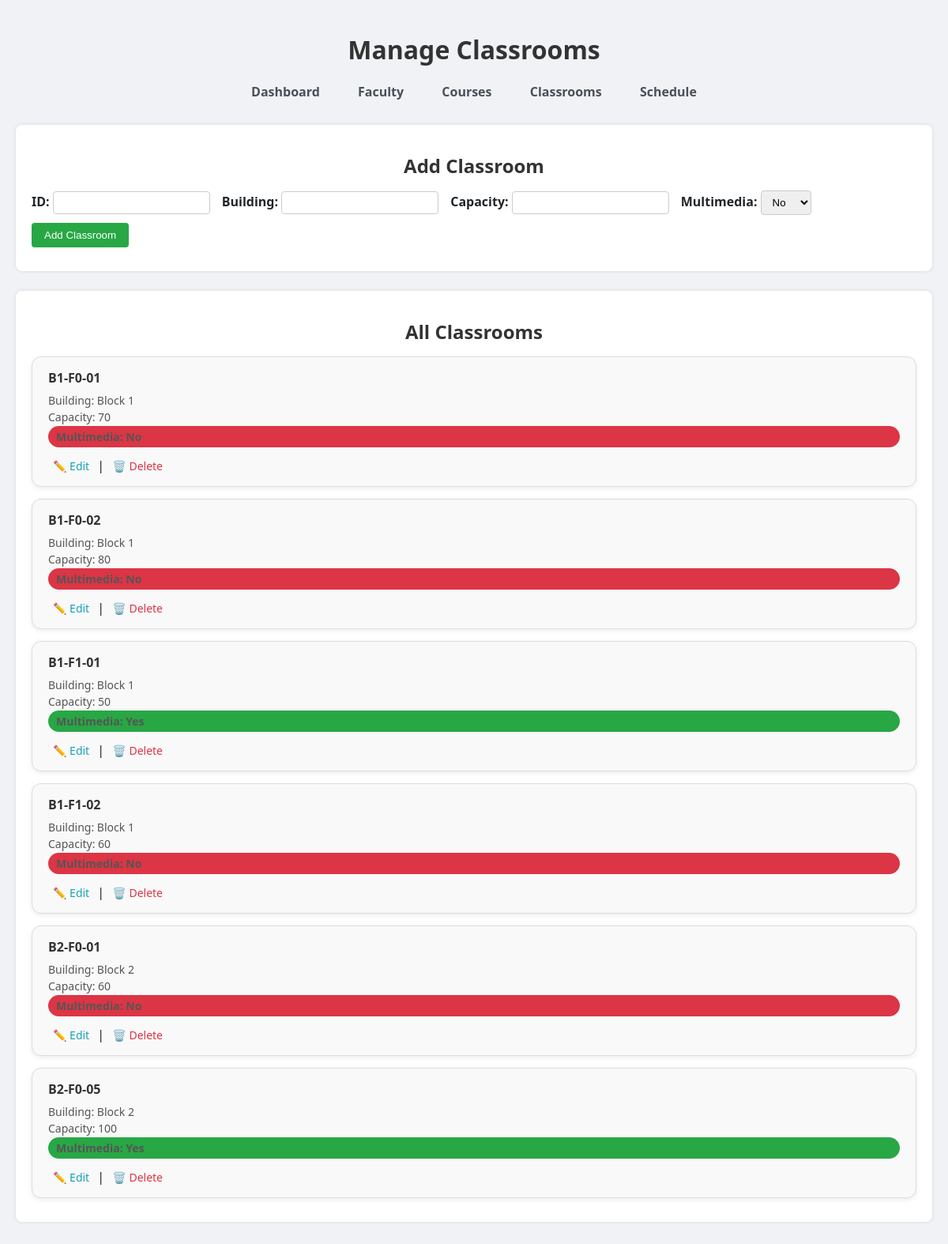
Screenshot of /classrooms.php with the database file from the repository.
### tables this page shows
CREATE TABLE `classrooms` (
  `ClassroomID` varchar(10) NOT NULL,
  `Building` varchar(50) DEFAULT NULL,
  `Capacity` int(11) NOT NULL,
  `MultimediaAvail` tinyint(1) DEFAULT 0,
  `AvailableSlots` varchar(255) DEFAULT 'TS1,TS2,TS3,TS4,TS5,TS6'
);

### functions.php (called while the page is built, shortened)
<?php
require_once "config.php";
function getClassrooms() {
    global $conn;
    $result = $conn->query("SELECT * FROM Classrooms");
    return $result ? $result->fetch_all(MYSQLI_ASSOC) : [];
}
?>

### classrooms.php (the view, shortened to what this page needs)
<?php
require_once "config.php";
require_once "functions.php";
$classroomList = getClassrooms();
?>
<!DOCTYPE html>
<html>
<head>
    <link rel="stylesheet" href="assets/style.css?v=<?= filemtime('assets/style.css') ?>">
</head>
<body>
    <h1>Manage Classrooms</h1>
    <nav>
        <a href="index.php">Dashboard</a>
        <a href="faculty.php">Faculty</a>
        <a href="courses.php">Courses</a>
        <a href="classrooms.php">Classrooms</a>
        <a href="schedule.php">Schedule</a>
    </nav>
    <section>
        <h2>Add Classroom</h2>
        <form method="POST" class="form-box">
            <label>ID: <input type="text" name="id" required></label>
            <label>Building: <input type="text" name="building" required></label>
            <label>Capacity: <input type="number" name="capacity" required></label>
            <label>Multimedia:
                <select name="multimedia">
                    <option value="0">No</option>
                </select>
            </label>
            <button type="submit" name="addClassroom">Add Classroom</button>
        </form>
    </section>
    <section>
        <h2>All Classrooms</h2>
        <?php foreach ($classroomList as $r): ?>
            <div class="classroom-card">
                <strong><?= htmlspecialchars($r['ClassroomID']) ?></strong>
                <span>Building: <?= htmlspecialchars($r['Building']) ?></span>
                <span>Capacity: <?= $r['Capacity'] ?></span>
                <span>
                    <?php if ($r['MultimediaAvail']): ?>
                        <span class="multimedia-badge multimedia-yes">Multimedia: Yes</span>
                    <?php else: ?>
                        <span class="multimedia-badge multimedia-no">Multimedia: No</span>
                    <?php endif; ?>
                </span>
                <div class="classroom-actions">
                    <a href="editClassroom.php?id=<?= $r['ClassroomID'] ?>" class="edit">✏️ Edit</a> |
                    <a href="classroom.php?deleteClassroom=<?= $r['ClassroomID'] ?>" class="delete" onclick="return confirm('Are you sure?')">🗑️ Delete</a>
                </div>
            </div>
        <?php endforeach; ?>
    </section>
</body>
</html>

### assets/style.css (style rules this page uses)
body { font-family: 'Segoe UI', Arial, sans-serif; background: #f0f2f5; margin: 0; padding: 20px; color: #212529; }
h1, h2 { text-align: center; color: #333; margin-bottom: 15px; }
nav { text-align: center; margin-bottom: 25px; }
nav a { display: inline-block; margin: 0 10px; text-decoration: none; color: #495057; font-weight: 600; padding: 6px 12px; border-radius: 4px; transition: all 0.3s ease; }
section { background-color: #fff; padding: 15px 20px; margin-bottom: 25px; border-radius: 8px; box-shadow: 0 0 5px rgba(0,0,0,0.1); }
form { display: flex; flex-wrap: wrap; gap: 10px; align-items: center; margin-bottom: 15px; }
form input[type="text"], form input[type="number"], form select { padding: 6px 10px; border: 1px solid #ccc; border-radius: 4px; }
form label { font-weight: bold; margin-right: 5px; }
form button { padding: 8px 16px; background-color: #28a745; border: none; color: #fff; cursor: pointer; border-radius: 4px; transition: background-color 0.3s; }
a { text-decoration: none; color: #007BFF; font-weight: bold; margin: 0 3px; }

### classrooms.php (style rules this page uses)
.classroom-card { background: #f9f9f9; border: 1px solid #ddd; border-radius: 12px; padding: 15px 20px; margin: 15px 0; box-shadow: 0 2px 6px rgba(0,0,0,0.08); transition: 0.3s; }
.classroom-card strong { display: block; font-size: 16px; color: #333; margin-bottom: 8px; }
.classroom-card span { display: block; font-size: 14px; color: #555; margin: 2px 0; }
.multimedia-badge { display: inline-block; padding: 4px 10px; border-radius: 20px; font-size: 12px; font-weight: bold; margin-top: 8px; }
.multimedia-yes { background: #28a745; color: white; }
.multimedia-no { background: #dc3545; color: white; }
.classroom-actions { margin-top: 12px; }
.classroom-actions a { margin: 0 6px; text-decoration: none; font-size: 14px; font-weight: 500; }
.classroom-actions a.edit { color: #17a2b8; }
.classroom-actions a.delete { color: #dc3545; }

### rows the page displays
classrooms: ClassroomID "B1-F0-01", Building "Block 1", Capacity "70", MultimediaAvail "Multimedia: No"
classrooms: ClassroomID "B1-F0-02", Building "Block 1", Capacity "80", MultimediaAvail "Multimedia: No"
classrooms: ClassroomID "B1-F1-01", Building "Block 1", Capacity "50", MultimediaAvail "Multimedia: Yes"
classrooms: ClassroomID "B1-F1-02", Building "Block 1", Capacity "60", MultimediaAvail "Multimedia: No"
classrooms: ClassroomID "B2-F0-01", Building "Block 2", Capacity "60", MultimediaAvail "Multimedia: No"
classrooms: ClassroomID "B2-F0-05", Building "Block 2", Capacity "100", MultimediaAvail "Multimedia: Yes"
